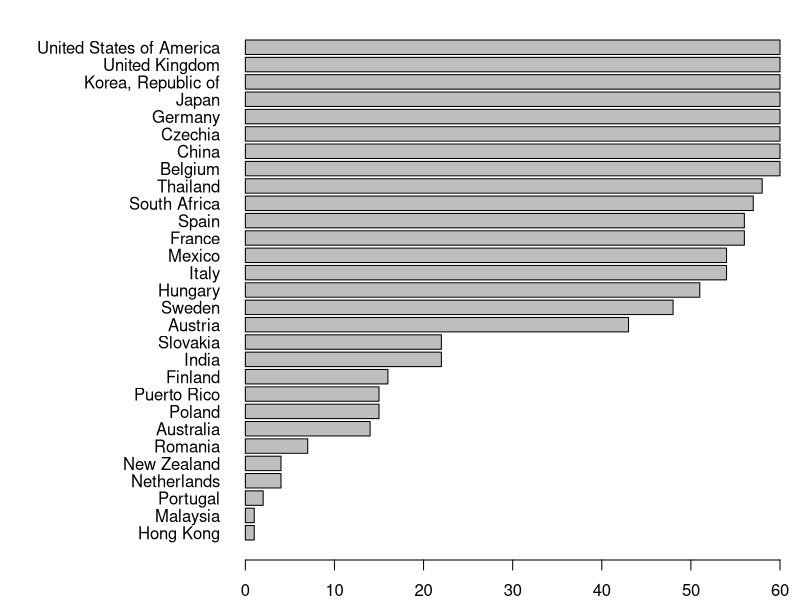
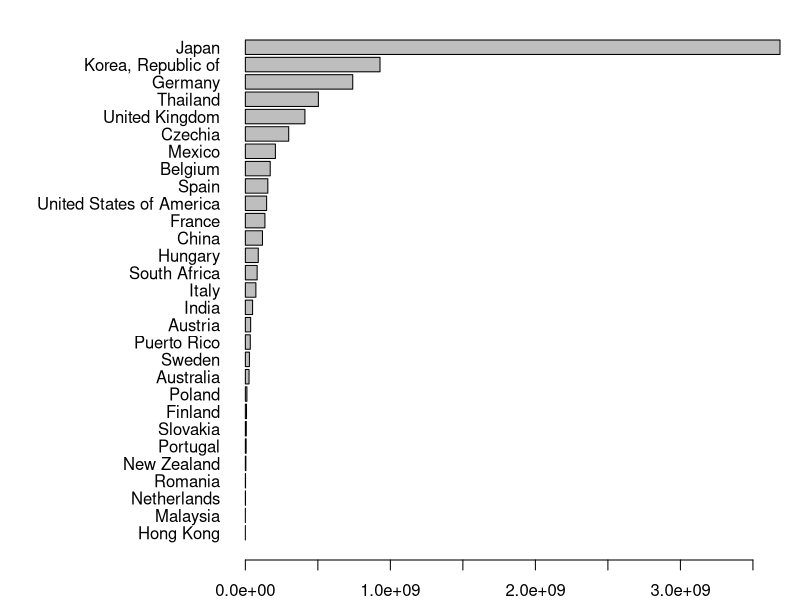
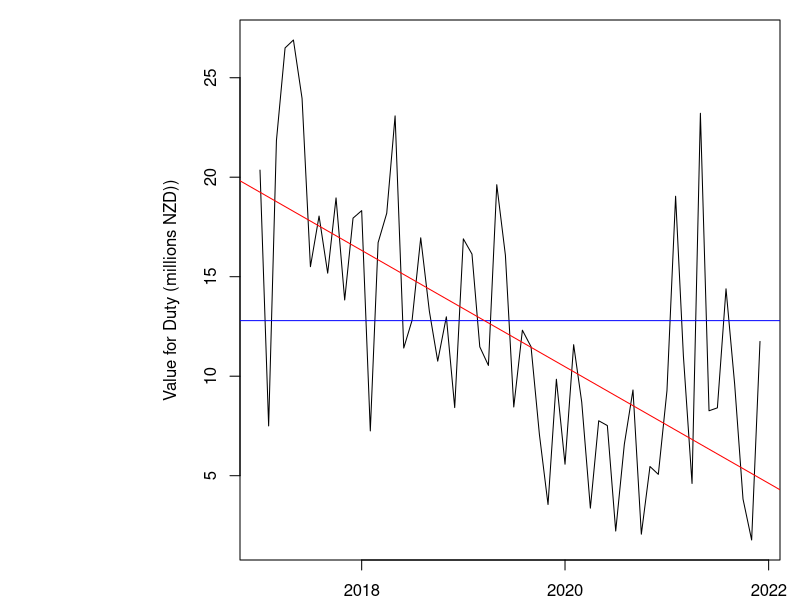

Reproduce these figures in R, in order.
## ---- chunk 1
knitr::opts_chunk$set(echo = TRUE)
## ---- chunk 2
cars <- read.csv("car-imports.csv")
head(cars)
## ---- chunk 3
cars2 <- cars
cars2$vfd <- as.numeric(gsub(",", "", cars$vfd))
cars2$cif <- as.numeric(gsub(",", "", cars$cif))
cars2$Imports.Qty <- as.numeric(cars$Imports.Qty)
cars2$Month <- as.Date(paste0(cars$Month, "01"), format="%Y%m%d")
str(cars2)
## ---- chunk 4
tab <- table(cars2$Country)
par(mar=c(2,12,1,1))
barplot(tab[order(tab)], horiz=T, las=1)
## ---- chunk 5
tab <- tapply(cars2$vfd, cars2$Country, sum)
par(mar=c(2,12,1,1))
barplot(tab[order(tab)], horiz=T, las=1)
## ---- chunk 6
# narrow scope to Germany, scale vfd to millions NZD, sort by Month
germany <- cars2[cars2$Country == 'Germany',]
germany$vfd <- germany$vfd / 1000000
germany <- germany[order(germany$Month),]

# reserve final 10% for testing
n <- nrow(germany)
pivot <- n - (n %/% 10)
train <- germany[1:pivot,]
test <- germany[-(1:pivot),]

mean_model <- mean(train$vfd)
linear_model <- lm(vfd ~ Month, data=train)
mean_pred <- rep(mean_model, 6)
fit_pred <- predict(linear_model, test)

rmse <- function(actual, predicted) {
    sqrt(mean((actual - predicted) ^ 2))
}

cat("RMSE for mean:", fill=T)
rmse(test$vfd, mean_pred)
cat("RMSE for linear model:", fill=T)
rmse(test$vfd, fit_pred)
## ---- chunk 7
plot(vfd ~ Month, data=germany, type='l', 
     xlab='Year', ylab='Value for Duty (millions NZD))')
abline(h=mean_model, col='blue')
abline(linear_model, col='red')
